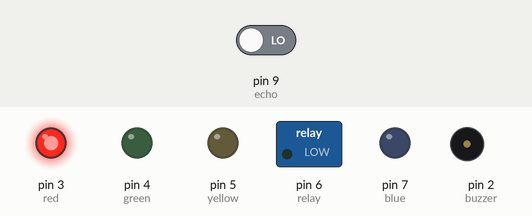
A sketch run on a simulated Arduino Uno, built with avr-gcc and run on an emulated ATmega328P. Shown: switched loads named in the sketch (green lamp = pin HIGH), output pins drawn as LEDs (lit = HIGH), buzzer (waves = sounding, pin HIGH). Inputs (shaded band) come from the test bench; at power-on: pin 9 (echo) LOW. Pins used as bus, display or sensor lines are not drawn; what the sketch prints to the serial monitor is not drawn.

Above: at 0.1 s.
Timing chart, 0 to 1.6 s (numbered marks = the images above):
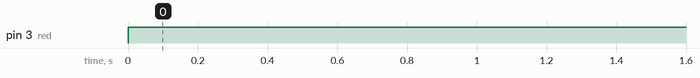

The sketch:

mysecondlesson.ino
```cpp
int trig = 10;
int echo = 9;
int buzzer = 2;
int red = 3;
int green = 4;
int yellow = 5;
int blue = 7;
int relay = 6;
void setup() {
  // put your setup code here, to run once:
  pinMode(trig, OUTPUT);
  pinMode(echo, INPUT);
  pinMode(buzzer, OUTPUT);
  pinMode(red, OUTPUT);
  pinMode(green, OUTPUT);
  pinMode(yellow, OUTPUT);
  pinMode(blue, OUTPUT);
  pinMode(relay, OUTPUT);
  Serial.begin(9600);
}

void loop() {

  // put your main code here, to run repeatedly:
//  digitalWrite (trig, LOW);
//  delay(2);
 digitalWrite(red, HIGH);
//  digitalWrite(relay, HIGH);
  digitalWrite(trig, HIGH);
  delay(20);
  digitalWrite (trig, LOW);
  int period = pulseIn(echo, HIGH);
  int Height = (period *304)/2;
  Serial.print("Height = ");
  Serial.print(Height);
  Serial.println();

  //digitalWrite(green, HIGH);

  // if (Height <= 2 && Height >= 0 ) {
  //    digitalWrite(buzzer, LOW);
  //     digitalWrite(yellow,HIGH);
  //      digitalWrite(blue,LOW);
  //     Serial.print("this is a child");
  //     Serial.println();
  //      delay(3000);
  //
  //
  //  }
  //  else  {
  //    digitalWrite(buzzer, HIGH);
  //     digitalWrite(yellow,LOW);
  //      digitalWrite(blue,HIGH);
  //      Serial.print("this is not a child");
  //      Serial.println();
  //      delay(3000);
  //
  //  }
  //  delay(1000);
}
```

Measured:
- by itself, pin 3 (red): LOW → HIGH at 0.00 s
